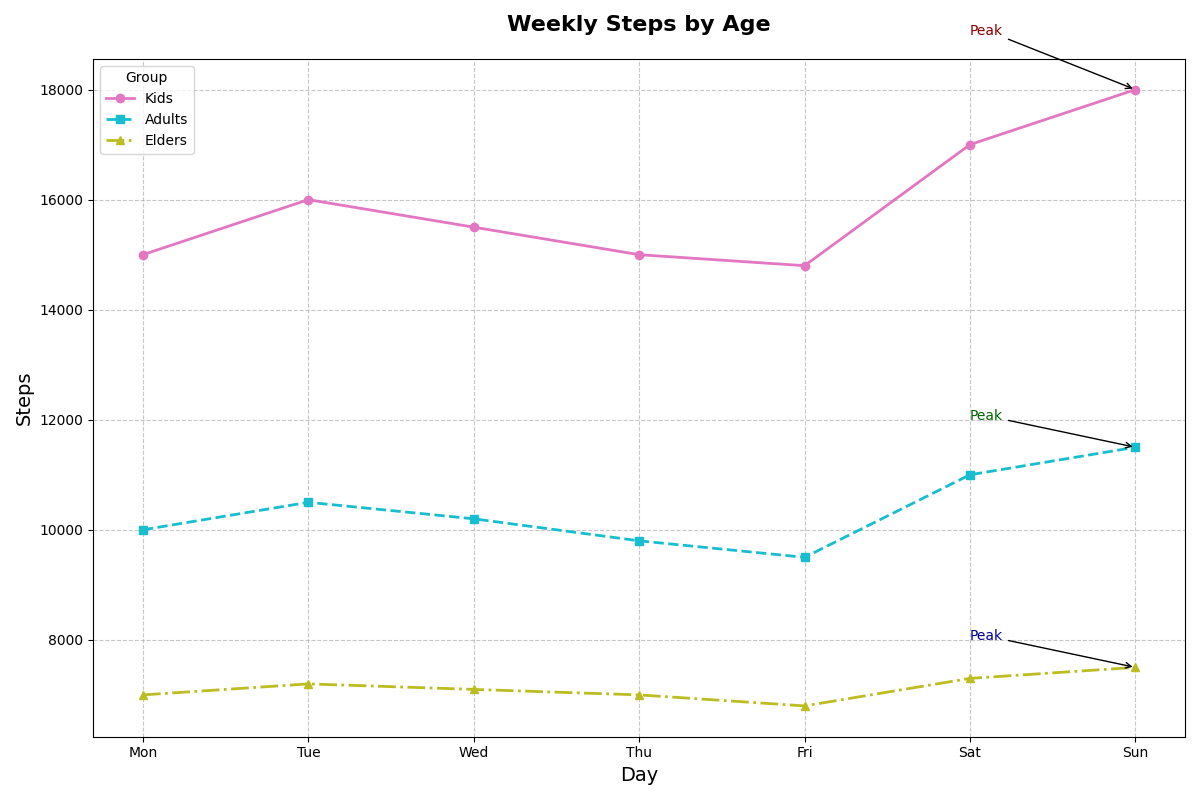

This chart was generated by the following Python code:
import matplotlib.pyplot as plt
import numpy as np

days = np.array(['Mon', 'Tue', 'Wed', 'Thu', 'Fri', 'Sat', 'Sun'])

children_steps = np.array([15000, 16000, 15500, 15000, 14800, 17000, 18000])
adults_steps = np.array([10000, 10500, 10200, 9800, 9500, 11000, 11500])
elderly_steps = np.array([7000, 7200, 7100, 7000, 6800, 7300, 7500])

fig, ax = plt.subplots(figsize=(12, 8))

ax.plot(days, children_steps, marker='o', linestyle='-', linewidth=2, label='Kids', color='#E377C2')
ax.plot(days, adults_steps, marker='s', linestyle='--', linewidth=2, label='Adults', color='#17BECF')
ax.plot(days, elderly_steps, marker='^', linestyle='-.', linewidth=2, label='Elders', color='#BCBD22')

ax.set_title("Weekly Steps by Age", fontsize=16, fontweight='bold', pad=20)
ax.set_xlabel("Day", fontsize=14)
ax.set_ylabel("Steps", fontsize=14)
ax.grid(True, linestyle='--', alpha=0.7)

peak_children = np.max(children_steps)
peak_adults = np.max(adults_steps)
peak_elderly = np.max(elderly_steps)

ax.annotate('Peak', xy=('Sun', peak_children), xytext=('Sat', peak_children + 1000),
            arrowprops=dict(facecolor='red', arrowstyle='->'), fontsize=10, color='darkred')
ax.annotate('Peak', xy=('Sun', peak_adults), xytext=('Sat', peak_adults + 500),
            arrowprops=dict(facecolor='green', arrowstyle='->'), fontsize=10, color='darkgreen')
ax.annotate('Peak', xy=('Sun', peak_elderly), xytext=('Sat', peak_elderly + 500),
            arrowprops=dict(facecolor='blue', arrowstyle='->'), fontsize=10, color='darkblue')

ax.legend(title='Group', fontsize=10, loc='upper left')

plt.tight_layout()
plt.show()
